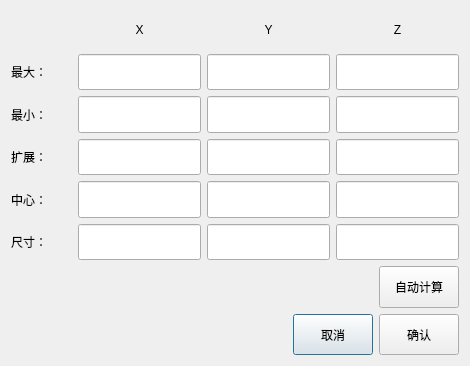
<?xml version="1.0" encoding="UTF-8"?>
<ui version="4.0">
 <class>BlankBoxDlg</class>
 <widget class="QDialog" name="BlankBoxDlg">
  <property name="geometry">
   <rect>
    <x>0</x>
    <y>0</y>
    <width>470</width>
    <height>366</height>
   </rect>
  </property>
  <property name="windowTitle">
   <string>Dialog</string>
  </property>
  <layout class="QGridLayout" name="gridLayout_2" rowstretch="6,1,1">
   <item row="0" column="0">
    <layout class="QGridLayout" name="gridLayout" rowstretch="1,1,1,1,1,1" columnstretch="1,2,2,2">
     <item row="2" column="0">
      <widget class="QLabel" name="label_6">
       <property name="text">
        <string>最小：</string>
       </property>
      </widget>
     </item>
     <item row="4" column="0">
      <widget class="QLabel" name="label_8">
       <property name="text">
        <string>中心：</string>
       </property>
      </widget>
     </item>
     <item row="1" column="0">
      <widget class="QLabel" name="label_5">
       <property name="text">
        <string>最大：</string>
       </property>
      </widget>
     </item>
     <item row="5" column="0">
      <widget class="QLabel" name="label_7">
       <property name="text">
        <string>尺寸：</string>
       </property>
      </widget>
     </item>
     <item row="0" column="3">
      <widget class="QLabel" name="label_2">
       <property name="text">
        <string>Z</string>
       </property>
       <property name="alignment">
        <set>Qt::AlignCenter</set>
       </property>
      </widget>
     </item>
     <item row="0" column="2">
      <widget class="QLabel" name="label_3">
       <property name="text">
        <string>Y</string>
       </property>
       <property name="alignment">
        <set>Qt::AlignCenter</set>
       </property>
      </widget>
     </item>
     <item row="0" column="1">
      <widget class="QLabel" name="label_4">
       <property name="text">
        <string>X</string>
       </property>
       <property name="alignment">
        <set>Qt::AlignCenter</set>
       </property>
      </widget>
     </item>
     <item row="3" column="0">
      <widget class="QLabel" name="label_9">
       <property name="text">
        <string>扩展：</string>
       </property>
      </widget>
     </item>
     <item row="1" column="1">
      <widget class="QLineEdit" name="edXMax">
       <property name="sizePolicy">
        <sizepolicy hsizetype="Preferred" vsizetype="Preferred">
         <horstretch>0</horstretch>
         <verstretch>0</verstretch>
        </sizepolicy>
       </property>
      </widget>
     </item>
     <item row="2" column="1">
      <widget class="QLineEdit" name="edXMin">
       <property name="sizePolicy">
        <sizepolicy hsizetype="Preferred" vsizetype="Preferred">
         <horstretch>0</horstretch>
         <verstretch>0</verstretch>
        </sizepolicy>
       </property>
      </widget>
     </item>
     <item row="3" column="1">
      <widget class="QLineEdit" name="edXEx">
       <property name="sizePolicy">
        <sizepolicy hsizetype="Preferred" vsizetype="Preferred">
         <horstretch>0</horstretch>
         <verstretch>0</verstretch>
        </sizepolicy>
       </property>
      </widget>
     </item>
     <item row="4" column="1">
      <widget class="QLineEdit" name="edXCenter">
       <property name="sizePolicy">
        <sizepolicy hsizetype="Preferred" vsizetype="Preferred">
         <horstretch>0</horstretch>
         <verstretch>0</verstretch>
        </sizepolicy>
       </property>
       <property name="readOnly">
        <bool>true</bool>
       </property>
      </widget>
     </item>
     <item row="5" column="1">
      <widget class="QLineEdit" name="edXLen">
       <property name="sizePolicy">
        <sizepolicy hsizetype="Preferred" vsizetype="Preferred">
         <horstretch>0</horstretch>
         <verstretch>0</verstretch>
        </sizepolicy>
       </property>
       <property name="readOnly">
        <bool>true</bool>
       </property>
      </widget>
     </item>
     <item row="5" column="2">
      <widget class="QLineEdit" name="edYLen">
       <property name="sizePolicy">
        <sizepolicy hsizetype="Preferred" vsizetype="Preferred">
         <horstretch>0</horstretch>
         <verstretch>0</verstretch>
        </sizepolicy>
       </property>
       <property name="readOnly">
        <bool>true</bool>
       </property>
      </widget>
     </item>
     <item row="5" column="3">
      <widget class="QLineEdit" name="edZLen">
       <property name="sizePolicy">
        <sizepolicy hsizetype="Preferred" vsizetype="Preferred">
         <horstretch>0</horstretch>
         <verstretch>0</verstretch>
        </sizepolicy>
       </property>
       <property name="readOnly">
        <bool>true</bool>
       </property>
      </widget>
     </item>
     <item row="4" column="3">
      <widget class="QLineEdit" name="edZCenter">
       <property name="sizePolicy">
        <sizepolicy hsizetype="Preferred" vsizetype="Preferred">
         <horstretch>0</horstretch>
         <verstretch>0</verstretch>
        </sizepolicy>
       </property>
       <property name="readOnly">
        <bool>true</bool>
       </property>
      </widget>
     </item>
     <item row="4" column="2">
      <widget class="QLineEdit" name="edYCenter">
       <property name="sizePolicy">
        <sizepolicy hsizetype="Preferred" vsizetype="Preferred">
         <horstretch>0</horstretch>
         <verstretch>0</verstretch>
        </sizepolicy>
       </property>
       <property name="readOnly">
        <bool>true</bool>
       </property>
      </widget>
     </item>
     <item row="3" column="2">
      <widget class="QLineEdit" name="edYEx">
       <property name="sizePolicy">
        <sizepolicy hsizetype="Preferred" vsizetype="Preferred">
         <horstretch>0</horstretch>
         <verstretch>0</verstretch>
        </sizepolicy>
       </property>
      </widget>
     </item>
     <item row="2" column="2">
      <widget class="QLineEdit" name="edYMin">
       <property name="sizePolicy">
        <sizepolicy hsizetype="Preferred" vsizetype="Preferred">
         <horstretch>0</horstretch>
         <verstretch>0</verstretch>
        </sizepolicy>
       </property>
      </widget>
     </item>
     <item row="1" column="2">
      <widget class="QLineEdit" name="edYMax">
       <property name="sizePolicy">
        <sizepolicy hsizetype="Preferred" vsizetype="Preferred">
         <horstretch>0</horstretch>
         <verstretch>0</verstretch>
        </sizepolicy>
       </property>
      </widget>
     </item>
     <item row="1" column="3">
      <widget class="QLineEdit" name="edZMax">
       <property name="sizePolicy">
        <sizepolicy hsizetype="Preferred" vsizetype="Preferred">
         <horstretch>0</horstretch>
         <verstretch>0</verstretch>
        </sizepolicy>
       </property>
      </widget>
     </item>
     <item row="2" column="3">
      <widget class="QLineEdit" name="edZMin">
       <property name="sizePolicy">
        <sizepolicy hsizetype="Preferred" vsizetype="Preferred">
         <horstretch>0</horstretch>
         <verstretch>0</verstretch>
        </sizepolicy>
       </property>
      </widget>
     </item>
     <item row="3" column="3">
      <widget class="QLineEdit" name="edZEx">
       <property name="sizePolicy">
        <sizepolicy hsizetype="Preferred" vsizetype="Preferred">
         <horstretch>0</horstretch>
         <verstretch>0</verstretch>
        </sizepolicy>
       </property>
      </widget>
     </item>
    </layout>
   </item>
   <item row="2" column="0">
    <layout class="QHBoxLayout" name="HLayoutbutton">
     <item>
      <spacer name="horizontalSpacer">
       <property name="orientation">
        <enum>Qt::Horizontal</enum>
       </property>
       <property name="sizeHint" stdset="0">
        <size>
         <width>40</width>
         <height>20</height>
        </size>
       </property>
      </spacer>
     </item>
     <item>
      <widget class="QPushButton" name="btnCancle">
       <property name="sizePolicy">
        <sizepolicy hsizetype="Preferred" vsizetype="Preferred">
         <horstretch>0</horstretch>
         <verstretch>0</verstretch>
        </sizepolicy>
       </property>
       <property name="text">
        <string>取消</string>
       </property>
      </widget>
     </item>
     <item>
      <widget class="QPushButton" name="btnOk">
       <property name="sizePolicy">
        <sizepolicy hsizetype="Preferred" vsizetype="Preferred">
         <horstretch>0</horstretch>
         <verstretch>0</verstretch>
        </sizepolicy>
       </property>
       <property name="text">
        <string>确认</string>
       </property>
      </widget>
     </item>
    </layout>
   </item>
   <item row="1" column="0">
    <layout class="QHBoxLayout" name="horizontalLayout_2">
     <item>
      <spacer name="horizontalSpacer_2">
       <property name="orientation">
        <enum>Qt::Horizontal</enum>
       </property>
       <property name="sizeHint" stdset="0">
        <size>
         <width>40</width>
         <height>20</height>
        </size>
       </property>
      </spacer>
     </item>
     <item>
      <widget class="QPushButton" name="btnAutoComput">
       <property name="sizePolicy">
        <sizepolicy hsizetype="Preferred" vsizetype="Preferred">
         <horstretch>0</horstretch>
         <verstretch>0</verstretch>
        </sizepolicy>
       </property>
       <property name="text">
        <string>自动计算</string>
       </property>
      </widget>
     </item>
    </layout>
   </item>
  </layout>
 </widget>
 <resources/>
 <connections/>
</ui>
